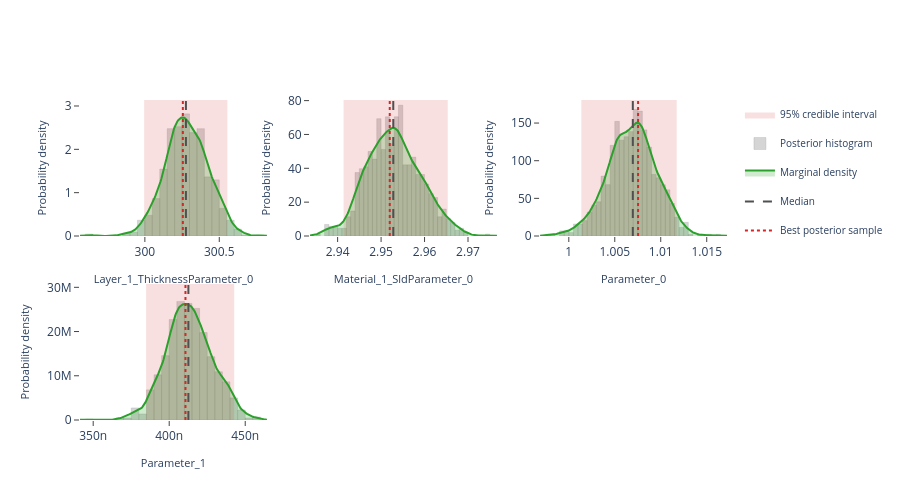

Notebook code for this chart:
### Markdown cell above
## Interactive posterior plots

The next three cells render the same Plotly figures that are shown on the
Bayesian Posterior tab of the EasyReflectometryApp:

* **Marginals** — per-parameter distribution: histogram + smooth KDE marginal,
  shaded 95% credible interval, and median / best-sample lines
  (`plot_distribution` or `posterior.distribution()`)
* **Corner plot** — pairwise marginals + 2-D contours + scatter (`plot_corner`)
* **Traces** — per-chain trace + marginal histogram (`plot_trace`)

The standalone helpers are called with ``return_figure=True`` so they return a
Plotly ``Figure`` that we render in the notebook with ``fig.show()``; the
``PosteriorResults`` methods return the figure directly.

### Code cell
# ---- Marginal posterior distributions ---------------------------------------
# One panel per free parameter, each overlaying the posterior histogram, a
# smooth Gaussian-KDE marginal, the shaded 95% credible interval, and the
# median / best-sample reference lines.  Mirrors the "Marginals" sub-tab in
# the EasyReflectometryApp.

# The PosteriorResults method passes ``logp`` through automatically so the
# best posterior sample (MAP) line is drawn:
fig = posterior.distribution()
fig.show()

# Standalone equivalent (pass ``logp`` to get the best-sample line):
# fig = plot_distribution(
#     posterior.draws,
#     posterior.param_names,
#     logp=posterior.logp,
#     return_figure=True,
# )
# fig.show()

### Figure 1 — Plotly figure (JSON) as saved in the notebook; plotly's stock layout.template omitted (floating-point values rounded to 4 significant figures; data arrays with more than 128 entries replaced by an {"elided": "..."} marker saying what was removed)
{"data": [{"fill": "toself", "fillcolor": "rgba(214, 39, 40, 0.14)", "hoverinfo": "skip", "legendgroup": "95% credible interval", "line": {"color": "rgba(214, 39, 40, 0.14)", "width": 0}, "mode": "lines", "name": "95% credible interval", "showlegend": true, "type": "scatter", "x": [300.0, 300.6, 300.6, 300.0, 300.0], "xaxis": "x", "y": [0.0, 0.0, 3.138, 3.138, 0.0], "yaxis": "y"}, {"histnorm": "probability density", "hovertemplate": "sample=%{x:.4f}<br>density: %{y:.2f}<extra></extra>", "legendgroup": "histogram", "marker": {"color": "rgba(120, 120, 120, 0.38)", "line": {"color": "rgba(120, 120, 120, 0.24)", "width": 1}}, "name": "Posterior histogram", "nbinsx": 40, "opacity": 0.82, "showlegend": true, "type": "histogram", "x": {"elided": "880 float values"}, "xaxis": "x", "yaxis": "y"}, {"fill": "tozeroy", "fillcolor": "rgba(44, 160, 44, 0.22)", "hovertemplate": "Layer_1_ThicknessParameter_0: %{x:.4f}<br>density: %{y:.4f}<extra></extra>", "legendgroup": "marginal", "line": {"color": "rgb(44, 160, 44)", "width": 2}, "mode": "lines", "name": "Marginal density", "showlegend": true, "type": "scatter", "x": {"elided": "256 float values"}, "xaxis": "x", "y": {"elided": "256 float values"}, "yaxis": "y"}, {"hovertemplate": "Median: %{x:.4f}<extra></extra>", "legendgroup": "Median", "line": {"color": "rgb(80, 80, 80)", "dash": "dash", "width": 2}, "mode": "lines", "name": "Median", "showlegend": true, "type": "scatter", "x": [300.3, 300.3], "xaxis": "x", "y": [0.0, 3.138], "yaxis": "y"}, {"hovertemplate": "Best posterior sample: %{x:.4f}<extra></extra>", "legendgroup": "Best posterior sample", "line": {"color": "rgb(214, 39, 40)", "dash": "dot", "width": 2}, "mode": "lines", "name": "Best posterior sample", "showlegend": true, "type": "scatter", "x": [300.3, 300.3], "xaxis": "x", "y": [0.0, 3.138], "yaxis": "y"}, {"fill": "toself", "fillcolor": "rgba(214, 39, 40, 0.14)", "hoverinfo": "skip", "legendgroup": "95% credible interval", "line": {"color": "rgba(214, 39, 40, 0.14)", "width": 0}, "mode": "lines", "name": "95% credible interval", "showlegend": false, "type": "scatter", "x": [2.941, 2.965, 2.965, 2.941, 2.941], "xaxis": "x2", "y": [0.0, 0.0, 80.37, 80.37, 0.0], "yaxis": "y2"}, {"histnorm": "probability density", "hovertemplate": "sample=%{x:.4f}<br>density: %{y:.2f}<extra></extra>", "legendgroup": "histogram", "marker": {"color": "rgba(120, 120, 120, 0.38)", "line": {"color": "rgba(120, 120, 120, 0.24)", "width": 1}}, "name": "Posterior histogram", "nbinsx": 40, "opacity": 0.82, "showlegend": false, "type": "histogram", "x": {"elided": "880 float values"}, "xaxis": "x2", "yaxis": "y2"}, {"fill": "tozeroy", "fillcolor": "rgba(44, 160, 44, 0.22)", "hovertemplate": "Material_1_SldParameter_0: %{x:.4f}<br>density: %{y:.4f}<extra></extra>", "legendgroup": "marginal", "line": {"color": "rgb(44, 160, 44)", "width": 2}, "mode": "lines", "name": "Marginal density", "showlegend": false, "type": "scatter", "x": {"elided": "256 float values"}, "xaxis": "x2", "y": {"elided": "256 float values"}, "yaxis": "y2"}, {"hovertemplate": "Median: %{x:.4f}<extra></extra>", "legendgroup": "Median", "line": {"color": "rgb(80, 80, 80)", "dash": "dash", "width": 2}, "mode": "lines", "name": "Median", "showlegend": false, "type": "scatter", "x": [2.953, 2.953], "xaxis": "x2", "y": [0.0, 80.37], "yaxis": "y2"}, {"hovertemplate": "Best posterior sample: %{x:.4f}<extra></extra>", "legendgroup": "Best posterior sample", "line": {"color": "rgb(214, 39, 40)", "dash": "dot", "width": 2}, "mode": "lines", "name": "Best posterior sample", "showlegend": false, "type": "scatter", "x": [2.952, 2.952], "xaxis": "x2", "y": [0.0, 80.37], "yaxis": "y2"}, {"fill": "toself", "fillcolor": "rgba(214, 39, 40, 0.14)", "hoverinfo": "skip", "legendgroup": "95% credible interval", "line": {"color": "rgba(214, 39, 40, 0.14)", "width": 0}, "mode": "lines", "name": "95% credible interval", "showlegend": false, "type": "scatter", "x": [1.001, 1.012, 1.012, 1.001, 1.001], "xaxis": "x3", "y": [0.0, 0.0, 180.6, 180.6, 0.0], "yaxis": "y3"}, {"histnorm": "probability density", "hovertemplate": "sample=%{x:.4f}<br>density: %{y:.2f}<extra></extra>", "legendgroup": "histogram", "marker": {"color": "rgba(120, 120, 120, 0.38)", "line": {"color": "rgba(120, 120, 120, 0.24)", "width": 1}}, "name": "Posterior histogram", "nbinsx": 40, "opacity": 0.82, "showlegend": false, "type": "histogram", "x": {"elided": "880 float values"}, "xaxis": "x3", "yaxis": "y3"}, {"fill": "tozeroy", "fillcolor": "rgba(44, 160, 44, 0.22)", "hovertemplate": "Parameter_0: %{x:.4f}<br>density: %{y:.4f}<extra></extra>", "legendgroup": "marginal", "line": {"color": "rgb(44, 160, 44)", "width": 2}, "mode": "lines", "name": "Marginal density", "showlegend": false, "type": "scatter", "x": {"elided": "256 float values"}, "xaxis": "x3", "y": {"elided": "256 float values"}, "yaxis": "y3"}, {"hovertemplate": "Median: %{x:.4f}<extra></extra>", "legendgroup": "Median", "line": {"color": "rgb(80, 80, 80)", "dash": "dash", "width": 2}, "mode": "lines", "name": "Median", "showlegend": false, "type": "scatter", "x": [1.007, 1.007], "xaxis": "x3", "y": [0.0, 180.6], "yaxis": "y3"}, {"hovertemplate": "Best posterior sample: %{x:.4f}<extra></extra>", "legendgroup": "Best posterior sample", "line": {"color": "rgb(214, 39, 40)", "dash": "dot", "width": 2}, "mode": "lines", "name": "Best posterior sample", "showlegend": false, "type": "scatter", "x": [1.008, 1.008], "xaxis": "x3", "y": [0.0, 180.6], "yaxis": "y3"}, {"fill": "toself", "fillcolor": "rgba(214, 39, 40, 0.14)", "hoverinfo": "skip", "legendgroup": "95% credible interval", "line": {"color": "rgba(214, 39, 40, 0.14)", "width": 0}, "mode": "lines", "name": "95% credible interval", "showlegend": false, "type": "scatter", "x": [3.848e-07, 4.427e-07, 4.427e-07, 3.848e-07, 3.848e-07], "xaxis": "x4", "y": [0.0, 0.0, 30750000.0, 30750000.0, 0.0], "yaxis": "y4"}, {"histnorm": "probability density", "hovertemplate": "sample=%{x:.4f}<br>density: %{y:.2f}<extra></extra>", "legendgroup": "histogram", "marker": {"color": "rgba(120, 120, 120, 0.38)", "line": {"color": "rgba(120, 120, 120, 0.24)", "width": 1}}, "name": "Posterior histogram", "nbinsx": 40, "opacity": 0.82, "showlegend": false, "type": "histogram", "x": {"elided": "880 float values"}, "xaxis": "x4", "yaxis": "y4"}, {"fill": "tozeroy", "fillcolor": "rgba(44, 160, 44, 0.22)", "hovertemplate": "Parameter_1: %{x:.4f}<br>density: %{y:.4f}<extra></extra>", "legendgroup": "marginal", "line": {"color": "rgb(44, 160, 44)", "width": 2}, "mode": "lines", "name": "Marginal density", "showlegend": false, "type": "scatter", "x": {"elided": "256 float values"}, "xaxis": "x4", "y": {"elided": "256 float values"}, "yaxis": "y4"}, {"hovertemplate": "Median: %{x:.4f}<extra></extra>", "legendgroup": "Median", "line": {"color": "rgb(80, 80, 80)", "dash": "dash", "width": 2}, "mode": "lines", "name": "Median", "showlegend": false, "type": "scatter", "x": [4.126e-07, 4.126e-07], "xaxis": "x4", "y": [0.0, 30750000.0], "yaxis": "y4"}, {"hovertemplate": "Best posterior sample: %{x:.4f}<extra></extra>", "legendgroup": "Best posterior sample", "line": {"color": "rgb(214, 39, 40)", "dash": "dot", "width": 2}, "mode": "lines", "name": "Best posterior sample", "showlegend": false, "type": "scatter", "x": [4.107e-07, 4.107e-07], "xaxis": "x4", "y": [0.0, 30750000.0], "yaxis": "y4"}], "layout": {"barmode": "overlay", "height": 500, "legend": {"font": {"size": 10}}, "plot_bgcolor": "white", "showlegend": true, "xaxis": {"anchor": "y", "domain": [0.0, 0.2889], "range": [299.6, 300.8], "showgrid": false, "ticks": "outside", "title": {"font": {"size": 11}, "text": "Layer_1_ThicknessParameter_0"}, "zeroline": false}, "xaxis2": {"anchor": "y2", "domain": [0.3556, 0.6444], "range": [2.934, 2.977], "showgrid": false, "ticks": "outside", "title": {"font": {"size": 11}, "text": "Material_1_SldParameter_0"}, "zeroline": false}, "xaxis3": {"anchor": "y3", "domain": [0.7111, 1.0], "range": [0.9969, 1.017], "showgrid": false, "ticks": "outside", "title": {"font": {"size": 11}, "text": "Parameter_0"}, "zeroline": false}, "xaxis4": {"anchor": "y4", "domain": [0.0, 0.2889], "range": [3.413e-07, 4.643e-07], "showgrid": false, "ticks": "outside", "title": {"font": {"size": 11}, "text": "Parameter_1"}, "zeroline": false}, "xaxis5": {"anchor": "y5", "domain": [0.3556, 0.6444], "showgrid": false, "ticks": "outside", "zeroline": false}, "xaxis6": {"anchor": "y6", "domain": [0.7111, 1.0], "showgrid": false, "ticks": "outside", "zeroline": false}, "yaxis": {"anchor": "x", "domain": [0.575, 1.0], "range": [0.0, 3.138], "showgrid": false, "ticks": "outside", "title": {"font": {"size": 11}, "text": "Probability density"}, "zeroline": false}, "yaxis2": {"anchor": "x2", "domain": [0.575, 1.0], "range": [0.0, 80.37], "showgrid": false, "ticks": "outside", "title": {"font": {"size": 11}, "text": "Probability density"}, "zeroline": false}, "yaxis3": {"anchor": "x3", "domain": [0.575, 1.0], "range": [0.0, 180.6], "showgrid": false, "ticks": "outside", "title": {"font": {"size": 11}, "text": "Probability density"}, "zeroline": false}, "yaxis4": {"anchor": "x4", "domain": [0.0, 0.425], "range": [0.0, 30750000.0], "showgrid": false, "ticks": "outside", "title": {"font": {"size": 11}, "text": "Probability density"}, "zeroline": false}, "yaxis5": {"anchor": "x5", "domain": [0.0, 0.425], "showgrid": false, "ticks": "outside", "zeroline": false}, "yaxis6": {"anchor": "x6", "domain": [0.0, 0.425], "showgrid": false, "ticks": "outside", "zeroline": false}}}
